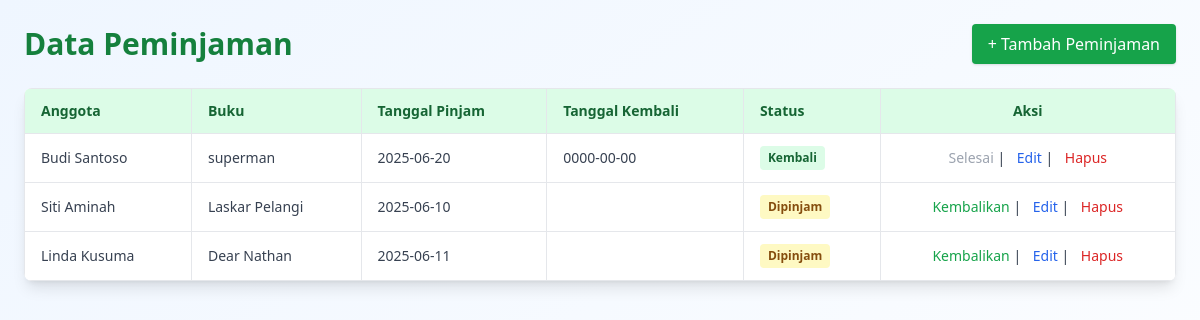
The app's page /pages/peminjaman/indexpeminjaman.php (signed in) with its own data.
### tables this page shows
CREATE TABLE `peminjaman` (
  `id_peminjaman` int(11) NOT NULL,
  `id_anggota` int(11) DEFAULT NULL,
  `id_buku` int(11) DEFAULT NULL,
  `id_petugas` int(11) DEFAULT NULL,
  `tanggal_pinjam` date DEFAULT curdate(),
  `tanggal_kembali` date DEFAULT NULL,
  `status` enum('dipinjam','kembali') DEFAULT 'dipinjam'
);

CREATE TABLE `anggota` (
  `id_anggota` int(11) NOT NULL,
  `nama` varchar(100) NOT NULL,
  `alamat` text DEFAULT NULL,
  `no_telepon` varchar(15) DEFAULT NULL,
  `email` varchar(100) DEFAULT NULL,
  `tanggal_daftar` date DEFAULT curdate()
);

CREATE TABLE `buku` (
  `id_buku` int(11) NOT NULL,
  `judul` varchar(255) NOT NULL,
  `id_pengarang` int(11) DEFAULT NULL,
  `id_penerbit` int(11) DEFAULT NULL,
  `tahun_terbit` year(4) DEFAULT NULL,
  `isbn` varchar(20) DEFAULT NULL,
  `jumlah_buku` int(11) DEFAULT 1
);

### pages/peminjaman/indexpeminjaman.php (the view, shortened to what this page needs)
<?php
include '../../config/koneksi.php';
?>
<!DOCTYPE html>
<html>
<head>
    <script src="https://cdn.tailwindcss.com"></script>
</head>
<body class="min-h-screen bg-gradient-to-br from-blue-50 to-white p-6">
    <div class="max-w-7xl mx-auto">
        <div class="flex items-center justify-between mb-6">
            <h1 class="text-3xl font-bold text-green-700">Data Peminjaman</h1>
            <a href="tambahpeminjaman.php" class="bg-green-600 hover:bg-green-700 text-white px-4 py-2 rounded shadow transition">+ Tambah Peminjaman</a>
        </div>
        <div class="overflow-x-auto shadow-lg rounded-lg bg-white">
            <table class="min-w-full text-sm text-left border border-gray-200">
                <thead class="bg-green-100 text-green-800 font-semibold">
                    <tr>
                        <th class="px-4 py-3 border">Anggota</th>
                        <th class="px-4 py-3 border">Buku</th>
                        <th class="px-4 py-3 border">Tanggal Pinjam</th>
                        <th class="px-4 py-3 border">Tanggal Kembali</th>
                        <th class="px-4 py-3 border">Status</th>
                        <th class="px-4 py-3 border text-center">Aksi</th>
                    </tr>
                </thead>
                <tbody class="text-gray-700">
                    <?php
                    $q = "
                        SELECT p.*, a.nama AS anggota, b.judul AS buku
                        FROM peminjaman p
                        JOIN anggota a ON p.id_anggota = a.id_anggota
                        JOIN buku b ON p.id_buku = b.id_buku
                    ";
                    $result = $koneksi->query($q);
                    while ($row = $result->fetch_assoc()):
                    ?>
                    <tr class="hover:bg-gray-50 border-t">
                        <td class="px-4 py-3 border"><?= htmlspecialchars($row['anggota']) ?></td>
                        <td class="px-4 py-3 border"><?= htmlspecialchars($row['buku']) ?></td>
                        <td class="px-4 py-3 border"><?= $row['tanggal_pinjam'] ?></td>
                        <td class="px-4 py-3 border"><?= $row['tanggal_kembali'] ?></td>
                        <td class="px-4 py-3 border">
                            <span class="inline-block px-2 py-1 text-xs font-semibold rounded
                                <?= $row['status'] == 'dipinjam' ? 'bg-yellow-100 text-yellow-800' : 'bg-green-100 text-green-800' ?>">
                                <?= ucfirst($row['status']) ?>
                            </span>
                        </td>
                        <td class="px-4 py-3 border text-center space-x-2">
                            <?php if ($row['status'] == 'dipinjam'): ?>
                                <a href="kembalipeminjaman.php?id=<?= $row['id_peminjaman'] ?>" class="text-green-600 hover:underline">Kembalikan</a>
                            <?php else: ?>
                                <span class="text-gray-400">Selesai</span>
                            <?php endif; ?>
                            |
                            <a href="editpeminjaman.php?id=<?= $row['id_peminjaman'] ?>" class="text-blue-600 hover:underline">Edit</a>
                            |
                            <a href="hapuspeminjaman.php?id=<?= $row['id_peminjaman'] ?>" class="text-red-600 hover:underline" onclick="return confirm('Yakin ingin menghapus data ini?')">Hapus</a>
                        </td>
                    </tr>
                    <?php endwhile; ?>
                </tbody>
            </table>
        </div>
    </div>
</body>
</html>

### records on screen
peminjaman: id_anggota.nama "Budi Santoso", id_buku.judul "superman", tanggal_pinjam "2025-06-20", tanggal_kembali "0000-00-00", status "Kembali", shows "Selesai"
peminjaman: id_anggota.nama "Siti Aminah", id_buku.judul "Laskar Pelangi", tanggal_pinjam "2025-06-10", status "Dipinjam"
peminjaman: id_anggota.nama "Linda Kusuma", id_buku.judul "Dear Nathan", tanggal_pinjam "2025-06-11", status "Dipinjam"
